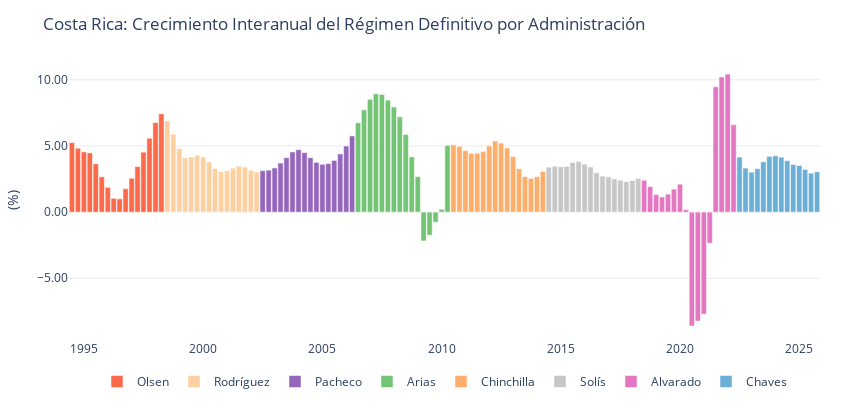
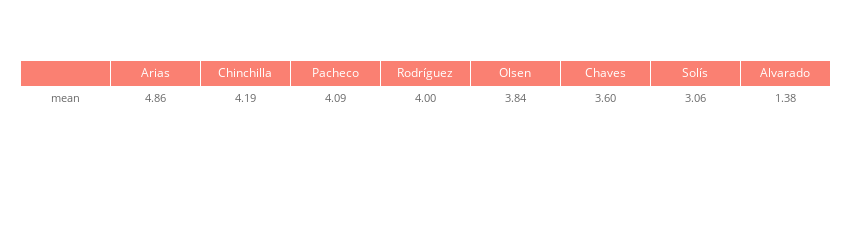

Here is the notebook cell these charts were saved with, in order:
### Markdown cell above
### <font color = 'red'> 1.2.1 RÉGIMEN DEFINITIVO

### Code cell
# datos
df = pib_regimen[['PIB_RegDef_TC', 'Label']]


df.columns = df.columns.str.replace('_TC', '')
col = 'PIB_RegDef'
statistic = 'mean'
df = df[df['Label'] != 'Calderón']

fig_pib_label = plot_timeseries_bars(
    df=df,
    start = '1994-06-30',
    y_col=col,
    category_col="Label",
    title=f"Costa Rica: Crecimiento Interanual del Régimen Definitivo por Administración",
    x_title="",
    y_title="(%)",
    y_round=2,
    y_suffix="",
    width=850,
    height=420,
    zero_line=False,
    showlegend=True,
    colors=presidential_colors,
    template='plotly_white',
    show_y_grid=True
)

#fig_pib_label.add_annotation(
#    text="Adol J. C.",
#    xref="paper", yref="paper",
#    x=-0.07,  # bien pegado al borde izquierdo
#    y=-0.18,  # bien abajo
#    showarrow=False,
#    font=dict(
#        size=12,                    # tamaño pequeño
#        color="skyblue",   # opacidad baja (35%)
#    ),
#    align="left"
#)

fig_pib_label.show()

stats_by_admin = compute_basic_statistics(df, value_col=col, groupby_col='Label')
stats_by_admin = stats_by_admin.sort_values(by = statistic, ascending = False).round(2)

fig_table = plot_stats_table_wide(
    stats_by_admin=stats_by_admin,
    statistic="mean",
    title="",
    decimals=2,
    width=850,
    height=125,
)

fig_table.show()
